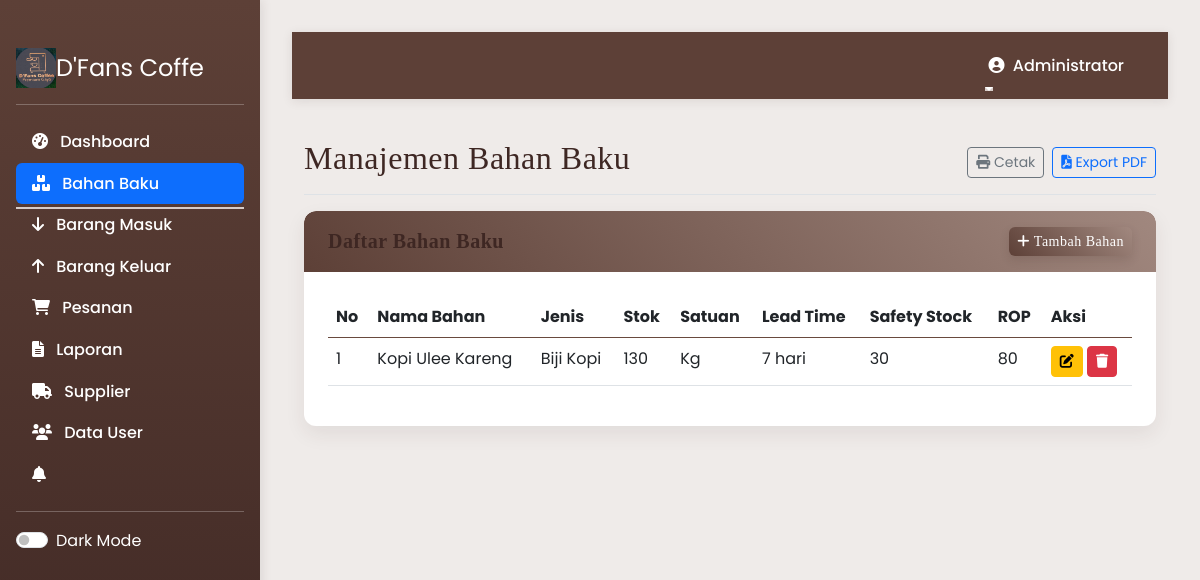
Page /bahan_baku.php (signed in) on the committed database.
### tables this page shows
CREATE TABLE `bahan_baku` (
  `id` int(11) NOT NULL,
  `nama_bahan` varchar(100) NOT NULL,
  `stok` int(11) NOT NULL DEFAULT 0,
  `buffer_stock` int(11) DEFAULT 0,
  `jenis_id` int(11) NOT NULL,
  `satuan` varchar(20) NOT NULL,
  `lead_time` int(11) NOT NULL COMMENT 'dalam hari',
  `safety_stock` int(11) NOT NULL,
  `rop` int(11) NOT NULL COMMENT 'Reorder Point',
  `last_restock_date` datetime DEFAULT NULL
);

CREATE TABLE `jenis_bahan` (
  `id` int(11) NOT NULL,
  `nama_jenis` varchar(50) NOT NULL,
  `keterangan` text DEFAULT NULL
);

### bahan_baku.php (the view, shortened to what this page needs)
<?php
$bahan_data = [];
function getBahanBaku($conn) {
    $sql = "SELECT b.*, j.nama_jenis
            FROM bahan_baku b
            JOIN jenis_bahan j ON b.jenis_id = j.id
            ORDER BY b.nama_bahan";
    $result = $conn->query($sql);
    $data = [];
    if ($result && $result->num_rows > 0) {
        while ($row = $result->fetch_assoc()) {
            $data[] = $row;
        }
    }
    return $data;
}
processCRUDOperations();
require_once 'header.php';
displayMainContent();
function processCRUDOperations() {
    global $conn, $error, $bahan_data, $jenis_data;
    $bahan_data = getBahanBaku($conn);
}
function displayMainContent() {
    global $error, $bahan_data, $jenis_data;
    ?>
    <div class="card">
        <div class="card-header">
            <div class="d-flex justify-content-between align-items-center">
                <h5 class="mb-0">Daftar Bahan Baku</h5>
                <button class="btn btn-primary btn-sm" data-bs-toggle="modal" data-bs-target="#tambahModal">
                    <i class="fas fa-plus"></i> Tambah Bahan
                </button>
            </div>
        </div>
        <div class="card-body">
            <div class="table-responsive">
                <table class="table table-hover">
                    <thead>
                        <tr>
                            <th>No</th>
                            <th>Nama Bahan</th>
                            <th>Jenis</th>
                            <th>Stok</th>
                            <th>Satuan</th>
                            <th>Lead Time</th>
                            <th>Safety Stock</th>
                            <th>ROP</th>
                            <th>Aksi</th>
                        </tr>
                    </thead>
                    <tbody>
                        <?php if (!empty($bahan_data)):
                            $no = 1;
                            foreach ($bahan_data as $row):
                                $stok_warning = $row['stok'] < $row['safety_stock'] ? 'text-danger fw-bold' : '';
                        ?>
                        <tr>
                            <td><?php echo $no++; ?></td>
                            <td><?php echo htmlspecialchars($row['nama_bahan']); ?></td>
                            <td><?php echo htmlspecialchars($row['nama_jenis']); ?></td>
                            <td class="<?php echo $stok_warning; ?>"><?php echo $row['stok']; ?></td>
                            <td><?php echo htmlspecialchars($row['satuan']); ?></td>
                            <td><?php echo $row['lead_time']; ?> hari</td>
                            <td><?php echo $row['safety_stock']; ?></td>
                            <td><?php echo $row['rop']; ?></td>
                            <td>
                                <button class="btn btn-sm btn-warning" data-bs-toggle="modal" data-bs-target="#editModal<?php echo $row['id']; ?>">
                                    <i class="fas fa-edit"></i>
                                </button>
                                <a href="bahan_baku.php?hapus=<?php echo $row['id']; ?>" class="btn btn-sm btn-danger" onclick="return confirm('Apakah Anda yakin ingin menghapus bahan baku ini?')">
                                    <i class="fas fa-trash"></i>
                                </a>
                            </td>
                        </tr>
                        <?php endforeach; ?>
                        <?php else: ?>
                        <tr>
                            <td colspan="9" class="text-center">Tidak ada data bahan baku</td>
                        </tr>
                        <?php endif; ?>
                    </tbody>
                </table>
            </div>
        </div>
    </div>
    <?php
}
require_once 'footer.php';
?>

### style.css (style rules this page uses)
:root { --primary-color: #5D4037; --secondary-color: #A1887F; --accent-color: #D7CCC8; --dark-color: #3E2723; --light-color: #EFEBE9; --danger-color: #962A2A; --warning-color: #B36A00; --success-color: #4B3621; --info-color: #6D4C41; --font-main: 'Poppins', sans-serif; --font-heading: 'Playfair Display', serif; --border-radius: 12px; --card-shadow: 0 8px 20px rgba(62, 39, 35, 0.08); --transition-speed: 0.35s; --bs-primary: #5D4037; --bs-primary-rgb: 93, 64, 55; --bs-secondary: #A1887F; --bs-secondary-rgb: 161, 136, 127; --bs-info: #6D4C41; --bs-info-rgb: 109, 76, 65; --bs-link-color: #5D4037; --bs-link-hover-color: #3E2723; }
body { font-family: var(--font-main); background-color: var(--light-color); color: var(--dark-color); line-height: 1.6; transition: all var(--transition-speed) ease; }
h1, h2, h3, h4, h5, h6 { font-family: var(--font-heading); font-weight: 600; margin-bottom: 1rem; letter-spacing: 0.5px; color: var(--dark-color); }
.card { border-radius: var(--border-radius); box-shadow: var(--card-shadow); transition: all var(--transition-speed) ease; margin-bottom: 24px; border: none; overflow: hidden; background-color: #FFFFFF; }
.card-header { background: linear-gradient(45deg, var(--primary-color), var(--secondary-color)); color: white; border-radius: var(--border-radius) var(--border-radius) 0 0 !important; padding: 1rem 1.5rem; font-family: var(--font-heading); border-bottom: none; }
.card-body { padding: 1.5rem; color: #333333; }
table { color: #333333; background-color: #FFFFFF; }
.btn-primary { background: linear-gradient(45deg, var(--primary-color), var(--secondary-color)); border: none; border-radius: 6px; box-shadow: 0 4px 10px rgba(62, 39, 35, 0.15); transition: all 0.3s ease; font-weight: 500; text-transform: capitalize; letter-spacing: 0.5px; color: #FFFFFF; }
table thead th { background-color: var(--primary-color); color: white; padding: 0.75rem; border-color: #694a3e; }
.table tbody tr:nth-of-type(odd) { background-color: rgba(239, 235, 233, 0.5); }

### rows in the picture
bahan_baku: nama_bahan "Kopi Ulee Kareng", jenis.nama_jenis "Biji Kopi", stok "130", satuan "Kg", lead_time "7", safety_stock "30", rop "80"

### other values in the picture
$_SESSION['nama'] "Administrator"
$page_title "Manajemen Bahan Baku"
